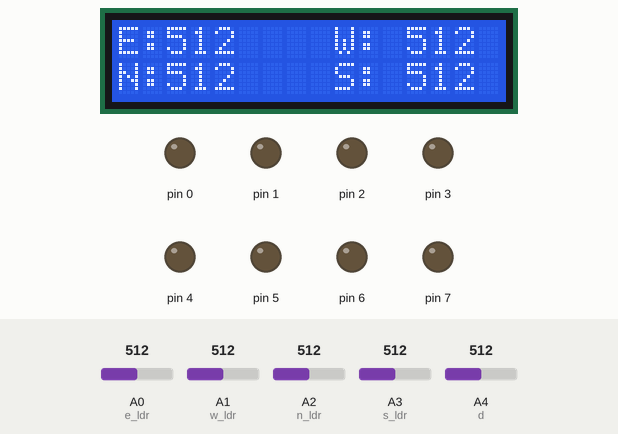
A sketch run on a simulated Arduino Uno, built with avr-gcc and run on an emulated ATmega328P. Parts: 16×2 character LCD, output pins drawn as LEDs (lit = HIGH). Dashed ring = blinking. The test bench sets the inputs (shaded band); at power-on: A0 (e_ldr) = 512, A2 (n_ldr) = 512, A1 (w_ldr) = 512, A3 (s_ldr) = 512, A4 (d) = 512.

Above: at 2.4 s.
2.5 s: A0 (e_ldr) set to 700
At 3.6 s:
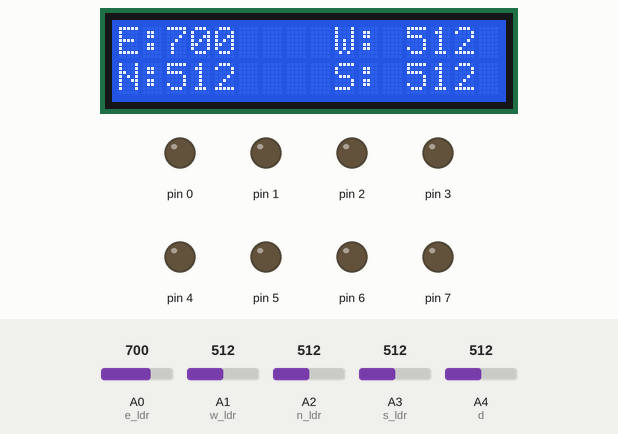
4.2 s: A0 (e_ldr) set to 719
At 4.7 s:
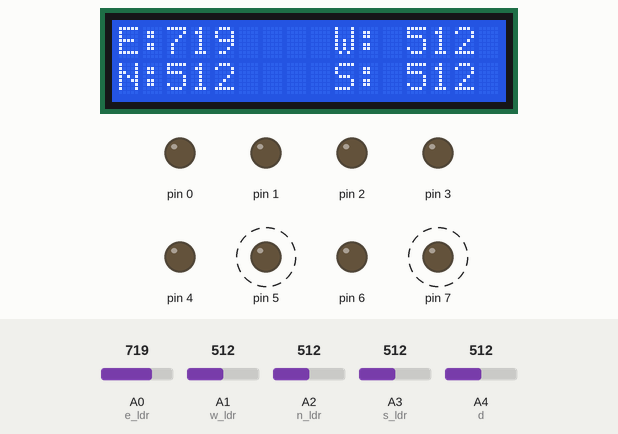
7.2 s: A2 (n_ldr) set to 704
At 8.0 s:
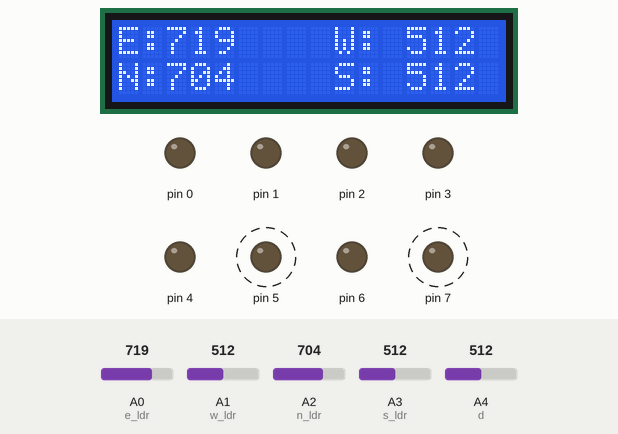
9.1 s: A2 (n_ldr) set to 727
At 9.7 s:
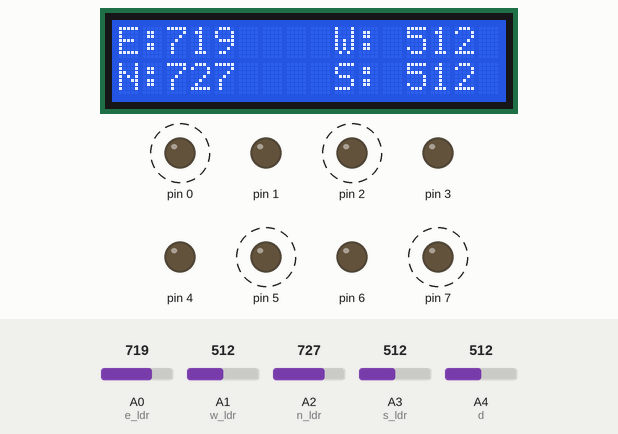
12.1 s: A1 (w_ldr) set to 525
At 12.7 s:
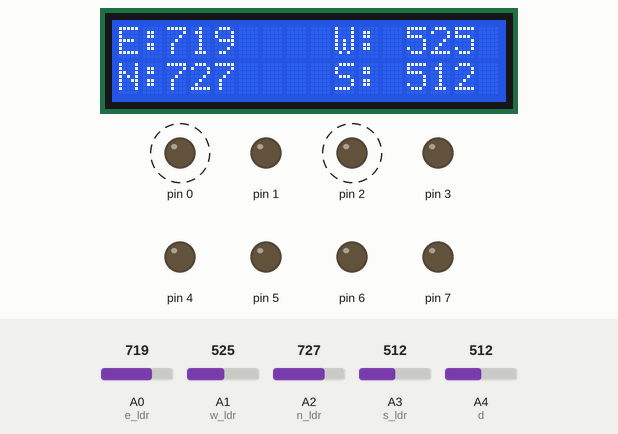
13.8 s: A3 (s_ldr) set to 992
At 14.4 s:
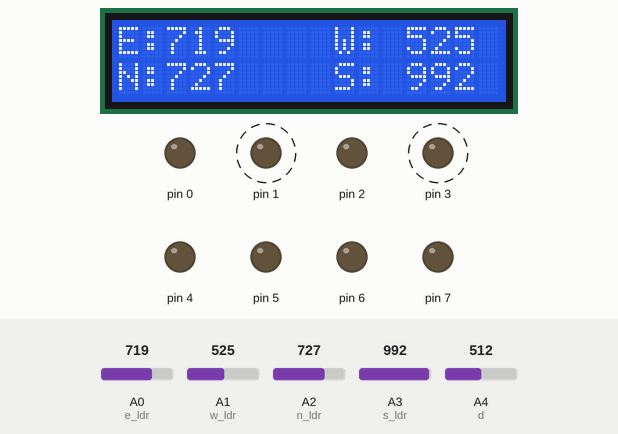
Timing chart, 0 to 17.8 s (numbered marks = the images above; inputs shaded):
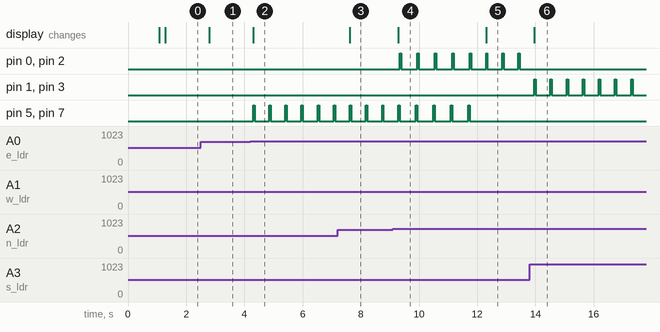

Measured:
- the behaviour switches between 712 and 713 on A0 (e_ldr) (found by bisection; images 1 and 2)
- the behaviour switches between 712 and 713 on A2 (n_ldr) (found by bisection; images 3 and 4)
- the behaviour switches between 518 and 519 on A1 (w_ldr) (found by bisection; images 4 and 5)
- after the input at 2.5 s, the display: changes after 0.29 s (image 1)
- after the input at 4.2 s, pin 5, pin 7: alternates HIGH for 0.05 s and LOW for 0.50 s, starting after 0.10 s; the display: changes after 0.10 s (image 2)
- after the input at 7.2 s, the display: changes after 0.42 s (image 3)
- after the input at 9.1 s, pin 0, pin 2: alternates HIGH for 0.05 s and LOW for 0.55 s, starting after 0.23 s; the display: changes after 0.18 s (image 4)
- after the input at 12.1 s, pin 5, pin 7: stops changing and stays LOW; the display: changes after 0.20 s (image 5)
- after the input at 13.8 s, pin 0, pin 2: stops changing and stays LOW; pin 1, pin 3: alternates HIGH for 0.05 s and LOW for 0.50 s, starting after 0.16 s; the display: changes after 0.16 s (image 6)

The sketch:

Dual_solar.ino
```cpp
#include<LiquidCrystal.h>
#define motors PORTD
#define n_rot 0x05
#define s_rot 0x0A
#define e_rot 0xA0
#define w_rot 0x50
#define wait 0x00
int e_ldr = A0,w_ldr = A1,n_ldr = A2,s_ldr = A3,d=A4,ldata,dust;
unsigned int east,west,north,south,a[20],i,j;
//RS=13,RW=Gnd,EN=12,D4=11,D5=10,D6=9,D7=8;
LiquidCrystal lcd(13, 12, 11, 10, 9, 8);
void setup()
{
  pinMode(0,OUTPUT);
  pinMode(1,OUTPUT);
  pinMode(2,OUTPUT);
  pinMode(3,OUTPUT);
  pinMode(4,OUTPUT);
  pinMode(5,OUTPUT);
  pinMode(6,OUTPUT);
  pinMode(7,OUTPUT);
  //--------------------
  lcd.begin(16, 2);
  lcd.setCursor(0,0);  //lcd.setCursor(column,line) starts with 0
  lcd.print("DUAL AXIS SOLAR ");
  lcd.setCursor(0,1);
  lcd.print("TRACKING SYSTEM ");
  delay(1000);
  lcd.setCursor(0,0);  //lcd.setCursor(column,line) starts with 0
  lcd.print("E:       W:     ");
  lcd.setCursor(0,1);
  lcd.print("N:       S:     ");
  delay(200);
}
void loop()
{
    scan();
    compare();
    delay(500);
}
//*********************************************************************************
void scan()
{
    east = analogRead(e_ldr);
    lcd.setCursor(2,0);  //lcd.setCursor(column,line) starts with 0
    lcd.print(east);
	Serial.print("E");
	Serial.print(east);
	Serial.print("#");
    //-----------------
    west = analogRead(w_ldr);
    lcd.setCursor(12,0);  //lcd.setCursor(column,line) starts with 0
    lcd.print(west);
	Serial.print("W");
	Serial.print(west);
	Serial.print("#");
    //-----------------
    north = analogRead(n_ldr);
    lcd.setCursor(2,1);  //lcd.setCursor(column,line) starts with 0
    lcd.print(north);
	Serial.print("N");
	Serial.print(north);
	Serial.print("#");
    //-----------------
    south = analogRead(s_ldr);
    lcd.setCursor(12,1);  //lcd.setCursor(column,line) starts with 0
    lcd.print(south);
	Serial.print("S");
	Serial.print(south);
	Serial.print("#");
    //-----------------
    dust = analogRead(d);
}
//******************************************************
void compare(void)
{
  if(east>west)
  {
    if(east-west>200)
      {
        motors = e_rot;
        delay(50);
        motors = wait;
      }
     else
     {
       motors = wait;
     }
  }
  else if(west>east)
  {
     if(west-east>200)
      {
        motors = w_rot;
        delay(50);
        motors = wait;
      }
     else
     {
       motors = wait;
     }
  }
 //----------------------
   if(north>south)
  {
     if(north-south>200)
      {
        motors = n_rot;
        delay(50);
        motors = wait;
      }
     else
     {
       motors = wait;
     }
  }
  else if(south>north)
  {
     if(south-north>200)
      {
        motors = s_rot;
        delay(50);
        motors = wait;
      }
     else
     {
       motors = wait;
     }
  }
   if(dust<50)
  {
    Serial.print("*1");
  }
  else
  {
    Serial.print("*0#");
  }
}
//*****************************
```
